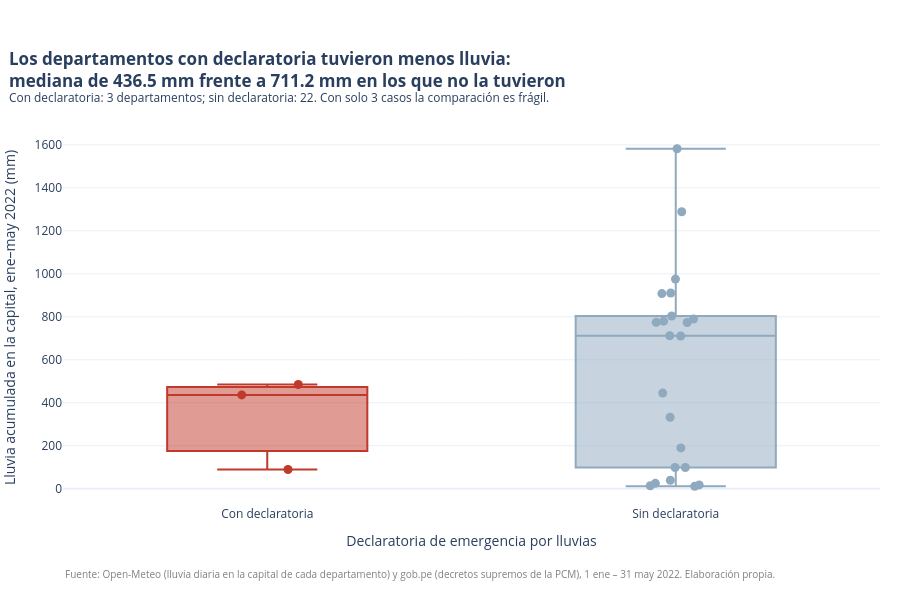

This figure's notebook cell:
### Markdown cell above
## 5. Tercer gráfico: diagrama de cajas por grupo

Compara la distribución de la lluvia acumulada entre los departamentos con y sin declaratoria. Se muestran todos los puntos porque el grupo con declaratoria es muy chico.

### Code cell
medianas = df.groupby("declaratoria")["lluvia_total_mm"].median()
n_grupo = df["declaratoria"].value_counts()
m_con, m_sin = medianas["Con declaratoria"], medianas["Sin declaratoria"]

assert m_con < m_sin, "la mediana con declaratoria no es menor: cambiar el título"

titulo_cajas = (
    f"Los departamentos con declaratoria tuvieron menos lluvia:<br>mediana de {m_con:,.1f} mm "
    f"frente a {m_sin:,.1f} mm en los que no la tuvieron"
)
subtitulo_cajas = (
    f"Con declaratoria: {n_grupo['Con declaratoria']} departamentos; sin declaratoria: "
    f"{n_grupo['Sin declaratoria']}. Con solo {n_grupo['Con declaratoria']} casos la comparación es frágil."
)

fig_cajas = px.box(
    df, x="declaratoria", y="lluvia_total_mm",
    color="declaratoria", color_discrete_map=COLORES,
    points="all", hover_name="departamento",
    category_orders={"declaratoria": ["Con declaratoria", "Sin declaratoria"]},
    labels={
        "lluvia_total_mm": "Lluvia acumulada en la capital, ene–may 2022 (mm)",
        "declaratoria": "Declaratoria de emergencia por lluvias",
    },
)
fig_cajas.update_traces(marker=dict(size=9), pointpos=0, jitter=0.4)
dar_formato(fig_cajas, titulo_cajas, subtitulo_cajas)
fig_cajas.update_layout(showlegend=False)
fig_cajas.show()

### Figure 1 — Plotly figure (JSON) as saved in the notebook; plotly's stock layout.template omitted (floating-point values rounded to 4 significant figures)
{"data": [{"alignmentgroup": "True", "boxpoints": "all", "hovertemplate": "<b>%{hovertext}</b><br><br>Declaratoria de emergencia por lluvias=%{x}<br>Lluvia acumulada en la capital, ene–may 2022 (mm)=%{y}<extra></extra>", "hovertext": ["Amazonas", "Ayacucho", "Piura"], "jitter": 0.4, "legendgroup": "Con declaratoria", "marker": {"color": "#c0392b", "size": 9}, "name": "Con declaratoria", "notched": false, "offsetgroup": "Con declaratoria", "orientation": "v", "pointpos": 0, "showlegend": true, "type": "box", "x": ["Con declaratoria", "Con declaratoria", "Con declaratoria"], "x0": " ", "xaxis": "x", "y": [436.5, 485.1, 89.2], "y0": " ", "yaxis": "y"}, {"alignmentgroup": "True", "boxpoints": "all", "hovertemplate": "<b>%{hovertext}</b><br><br>Declaratoria de emergencia por lluvias=%{x}<br>Lluvia acumulada en la capital, ene–may 2022 (mm)=%{y}<extra></extra>", "hovertext": ["Áncash", "Apurímac", "Arequipa", "Cajamarca", "Callao", "Cusco", "Huancavelica", "Huánuco", "Ica", "Junín", "La Libertad", "Lambayeque", "Lima", "Loreto", "Madre de Dios", "Moquegua", "Pasco", "Puno", "San Martín", "Tacna", "Tumbes", "Ucayali"], "jitter": 0.4, "legendgroup": "Sin declaratoria", "marker": {"color": "#8fa9bf", "size": 9}, "name": "Sin declaratoria", "notched": false, "offsetgroup": "Sin declaratoria", "orientation": "v", "pointpos": 0, "showlegend": true, "type": "box", "x": ["Sin declaratoria", "Sin declaratoria", "Sin declaratoria", "Sin declaratoria", "Sin declaratoria", "Sin declaratoria", "Sin declaratoria", "Sin declaratoria", "Sin declaratoria", "Sin declaratoria", "Sin declaratoria", "Sin declaratoria", "Sin declaratoria", "Sin declaratoria", "Sin declaratoria", "Sin declaratoria", "Sin declaratoria", "Sin declaratoria", "Sin declaratoria", "Sin declaratoria", "Sin declaratoria", "Sin declaratoria"], "x0": " ", "xaxis": "x", "y": [975.3, 711.8, 189.9, 773.3, 39.2, 710.7, 803.8, 444.8, 25.1, 910.4, 98.9, 98.8, 13.9, 1582.0, 908.0, 17.8, 774.0, 779.5, 789.8, 11.5, 332.3, 1289.0], "y0": " ", "yaxis": "y"}], "layout": {"annotations": [{"font": {"color": "gray", "size": 10}, "showarrow": false, "text": "Fuente: Open-Meteo (lluvia diaria en la capital de cada departamento) y gob.pe (decretos supremos de la PCM), 1 ene – 31 may 2022. Elaboración propia.", "x": 0, "xanchor": "left", "xref": "paper", "y": -0.16, "yanchor": "top", "yref": "paper"}], "boxmode": "overlay", "font": {"size": 12}, "height": 600, "legend": {"title": {"text": ""}, "tracegroupgap": 0}, "margin": {"b": 95, "l": 10, "r": 20, "t": 130}, "showlegend": false, "title": {"text": "<b>Los departamentos con declaratoria tuvieron menos lluvia:<br>mediana de 436.5 mm frente a 711.2 mm en los que no la tuvieron</b><br><sup>Con declaratoria: 3 departamentos; sin declaratoria: 22. Con solo 3 casos la comparación es frágil.</sup>", "x": 0.01, "xanchor": "left"}, "xaxis": {"anchor": "y", "categoryarray": ["Con declaratoria", "Sin declaratoria"], "categoryorder": "array", "domain": [0, 1], "title": {"text": "Declaratoria de emergencia por lluvias"}}, "yaxis": {"anchor": "x", "domain": [0, 1], "title": {"text": "Lluvia acumulada en la capital, ene–may 2022 (mm)"}}}}
